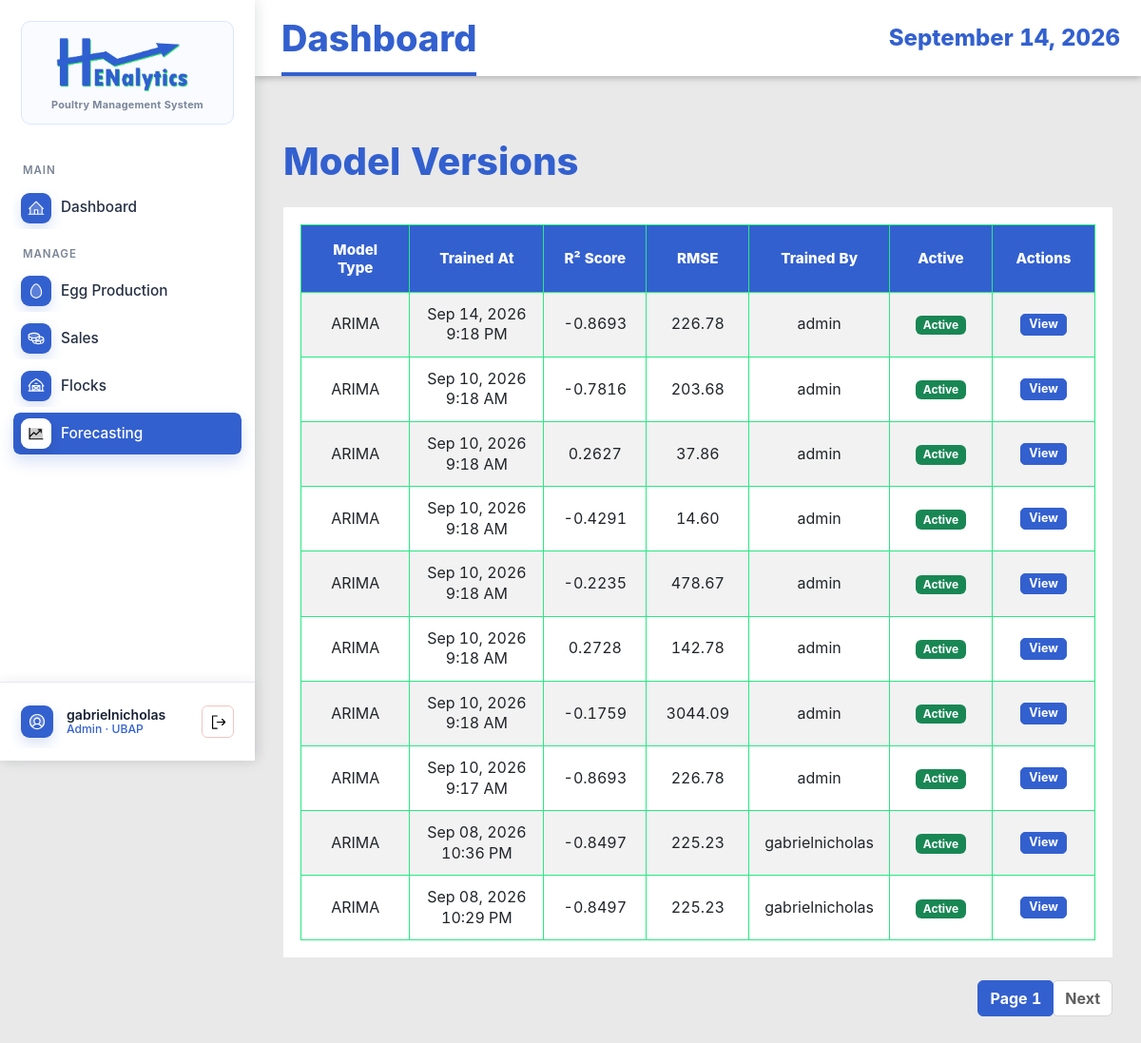
Page /model-versions/ (signed in) on the committed database.
### EggProduction/models.py (models this page shows, shortened)
class ModelVersion(models.Model):
    MODEL_TYPE_CHOICES = (
        ('arima', 'ARIMA'),
        ('mlr', 'Multiple Linear Regression'),
        ('hybrid', 'Hybrid Model'),
        ('lstm', 'LSTM Neural Network'),
    )
    model_type = models.CharField(max_length=20, choices=MODEL_TYPE_CHOICES)
    trained_at = models.DateTimeField(auto_now_add=True)
    triggered_by = models.ForeignKey(User, on_delete=models.SET_NULL, null=True)
    r2_score = models.DecimalField(max_digits=5, decimal_places=4, null=True, blank=True)
    rmse = models.DecimalField(max_digits=10, decimal_places=2, null=True, blank=True)
    mae = models.DecimalField(max_digits=10, decimal_places=2, null=True, blank=True)
    mape = models.DecimalField(max_digits=8, decimal_places=2, null=True, blank=True)
    baseline_rmse = models.DecimalField(max_digits=10, decimal_places=2, null=True, blank=True)
    aic_score = models.DecimalField(max_digits=15, decimal_places=2, null=True, blank=True)
    arima_order = models.CharField(max_length=80, null=True, blank=True, help_text="Format: (p,d,q)")
    pkl_path = models.CharField(max_length=255, null=True, blank=True)
    feature_set = models.CharField(max_length=50, blank=True, default='')
    selection_metric = models.CharField(max_length=30, blank=True, default='rolling_mae_mape')
    comparison_summary = models.JSONField(blank=True, default=dict)
    is_active = models.BooleanField(default=True)
    training_rows = models.IntegerField(null=True, blank=True)
    created_at = models.DateTimeField(auto_now_add=True)
    class Meta:
        ordering = ['-trained_at']
        verbose_name_plural = "Model Versions"

### EggProduction/views.py (the view)
# urls.py: path('model-versions/', views.ModelVersionListView.as_view(), name='model-version-list'),
class ModelVersionListView(AdminAccessMixin, ListView):
    model = ModelVersion
    template_name = 'egg_production/model_version_list.html'
    context_object_name = 'models'
    paginate_by = 10
    ordering = ['-trained_at']

### EggProduction/views.py (called while the page is built)
    def test_func(self):
        user = self.request.user
        try:
            profile = UserProfile.objects.get(user=user)
            return profile.role == 'admin' or user.username == 'gabrielnicholas'
        except UserProfile.DoesNotExist:
            return user.username == 'gabrielnicholas'

### EggProduction/templates/egg_production/model_version_list.html (shortened to what this page needs)
{% extends 'base.html' %}
{% load static %}
{% block content %}
<div class="container mt-4">
    <h1 class="mb-4">Model Versions</h1>
    {% if models %}
    <div class="table-responsive">
        <table class="table table-striped table-hover">
            <thead class="table-dark">
                <tr>
                    <th>Model Type</th>
                    <th>Trained At</th>
                    <th>R² Score</th>
                    <th>RMSE</th>
                    <th>Trained By</th>
                    <th>Active</th>
                    <th>Actions</th>
                </tr>
            </thead>
            <tbody>
                {% for model in models %}
                <tr>
                    <td>{{ model.get_model_type_display }}</td>
                    <td>{{ model.trained_at|date:"M d, Y g:i A" }}</td>
                    <td>{{ model.r2_score|default:"N/A" }}</td>
                    <td>{{ model.rmse|default:"N/A" }}</td>
                    <td>{{ model.triggered_by.get_full_name|default:model.triggered_by.username }}</td>
                    <td>
                        {% if model.is_active %}
                        <span class="badge bg-success">Active</span>
                        {% else %}
                        <span class="badge bg-secondary">Inactive</span>
                        {% endif %}
                    </td>
                    <td>
                        <a href="{% url 'eggproduction:model-version-detail' model.pk %}"
                            class="btn btn-sm btn-info">View</a>
                    </td>
                </tr>
                {% endfor %}
            </tbody>
        </table>
    </div>
    {% if is_paginated %}
    <nav aria-label="Page navigation">
        <ul class="pagination justify-content-center">
            <li class="page-item active"><a class="page-link" href="#">Page {{ page_obj.number }}</a></li>
            {% if page_obj.has_next %}
            <li class="page-item"><a class="page-link" href="?page={{ page_obj.next_page_number }}">Next</a></li>
            {% endif %}
        </ul>
    </nav>
    {% endif %}
    {% else %}
    <div class="alert alert-info">No models available.</div>
    {% endif %}
</div>
{% endblock %}

### EggProduction/templates/base.html (shortened to what this page needs)
{% load static %}
<!DOCTYPE html>
<html lang="en">
<head>
    <link href="{% static 'vendor/bootstrap/css/bootstrap.min.css' %}" rel="stylesheet">
    <link rel="stylesheet" href="{% static 'vendor/datatables/css/jquery.dataTables.min.css' %}">
    <link rel="stylesheet" href="{% static 'vendor/datatables-buttons/css/buttons.dataTables.min.css' %}">
    <link rel="stylesheet" href="{% static 'EggProduction/css/style.css' %}">
</head>
<body class="{% if request.user.is_authenticated %}app-body{% else %}auth-body{% endif %}">
    {% if request.user.is_authenticated %}
    <div class="app-shell">
        <aside class="app-sidebar">
            <a href="{% url 'eggproduction:dashboard' %}" class="brand-lockup">
                <span class="brand-card">
                    <img src="{% static 'EggProduction/img/logo-blue-ver.png' %}" alt="Henalytics">
                    <span class="brand-subtitle">Poultry Management System</span>
                </span>
            </a>
            <nav class="side-nav" aria-label="Main navigation">
                <div class="nav-section-label">MAIN</div>
                <a href="{% url 'eggproduction:dashboard' %}"
                    class="side-link {% if request.resolver_match.url_name == 'dashboard' %}active{% endif %}">
                    <img class="side-icon side-img-icon" src="{% static 'EggProduction/img/house-line-duotone.svg' %}"
                        alt="" aria-hidden="true">
                    <span>Dashboard</span>
                </a>
                <div class="nav-section-label">MANAGE</div>
                <a href="{% url 'eggproduction:production-log-list' %}"
                    class="side-link {% if 'production-log' in request.resolver_match.url_name or 'grading-log' in request.resolver_match.url_name %}active{% endif %}">
                    <img class="side-icon side-img-icon" src="{% static 'EggProduction/img/egg-duotone.svg' %}" alt=""
                        aria-hidden="true">
                    <span>Egg Production</span>
                </a>
                <a href="{% url 'eggproduction:sales-transaction-list' %}"
                    class="side-link {% if 'sales-transaction' in request.resolver_match.url_name or 'sales-item' in request.resolver_match.url_name %}active{% endif %}">
                    <img class="side-icon side-img-icon" src="{% static 'EggProduction/img/coins-duotone.svg' %}" alt=""
                        aria-hidden="true">
                    <span>Sales</span>
                </a>
                <a href="{% url 'eggproduction:flock-list' %}"
                    class="side-link {% if 'flock' in request.resolver_match.url_name %}active{% endif %}">
                    <img class="side-icon side-img-icon" src="{% static 'EggProduction/img/barn-duotone.svg' %}" alt=""
                        aria-hidden="true">
                    <span>Flocks</span>
                </a>
                {% if request.user.userprofile.role == 'admin' or request.user.username == 'gabrielnicholas' %}
                <a href="{% url 'eggproduction:harvest-forecast-list' %}"
                    class="side-link {% if request.resolver_match.url_name == 'experimental-forecasting' or 'forecast' in request.resolver_match.url_name or 'model-version' in request.resolver_match.url_name %}active{% endif %}">
                    <img class="side-icon side-img-icon" src="{% static 'EggProduction/img/chart-line-up-duotone.svg' %}"
                        alt="" aria-hidden="true">
                    <span>Forecasting</span>
                </a>
                {% endif %}
            </nav>
            <div class="sidebar-account">
                <div class="account-summary">
                    <img class="account-avatar-img" src="{% static 'EggProduction/img/user-circle-duotone.svg' %}" alt=""
                        aria-hidden="true">
                    <span class="account-copy">
                        <span class="account-name">{{ request.user.get_full_name|default:request.user.username }}</span>
                        <span class="account-role">
                            {% if request.user.is_superuser %}
                            Admin
                            {% elif request.user.userprofile.display_role %}
                            {{ request.user.userprofile.display_role }}
                            {% else %}
                            Staff
                            {% endif %}
                            &middot; UBAP
                        </span>
                    </span>
                    <form method="post" action="{% url 'logout' %}" class="account-logout-form account-logout-inline" data-swal-logout
                        data-swal-title="Sign out?"
                        data-swal-text="You will be returned to the login page."
                        data-swal-confirm-text="Sign out"
                        data-swal-cancel-text="Stay signed in">
                        <button type="submit" class="account-logout-button" title="Logout" aria-label="Logout">
                            <img class="logout-icon-img" src="{% static 'EggProduction/img/sign-out.svg' %}" alt="" aria-hidden="true">
                        </button>
                    </form>
                </div>
            </div>
        </aside>
        <section class="app-panel">
            <header class="app-topbar">
                <h1>{% block page_title %}Dashboard{% endblock %}</h1>
                <time>{% now "F j, Y" %}</time>
            </header>
            <main class="app-content">
                {% else %}
                <main>
                    {% endif %}
                    {% block content %}{% endblock %}
                    {% if request.user.is_authenticated %}
                </main>
        </section>
    </div>
    {% else %}
    </main>
    {% endif %}
</body>
</html>

### rows in the picture
ModelVersion: model_type "ARIMA", trained_at "Sep 14, 2026 9:18 PM", r2_score "-0.8693", rmse "226.78", triggered_by.get_full_name "admin", is_active "Active"
ModelVersion: model_type "ARIMA", trained_at "Sep 10, 2026 9:18 AM", r2_score "-0.7816", rmse "203.68", triggered_by.get_full_name "admin", is_active "Active"
ModelVersion: model_type "ARIMA", trained_at "Sep 10, 2026 9:18 AM", r2_score "0.2627", rmse "37.86", triggered_by.get_full_name "admin", is_active "Active"
ModelVersion: model_type "ARIMA", trained_at "Sep 10, 2026 9:18 AM", r2_score "-0.4291", rmse "14.60", triggered_by.get_full_name "admin", is_active "Active"
ModelVersion: model_type "ARIMA", trained_at "Sep 10, 2026 9:18 AM", r2_score "-0.2235", rmse "478.67", triggered_by.get_full_name "admin", is_active "Active"
ModelVersion: model_type "ARIMA", trained_at "Sep 10, 2026 9:18 AM", r2_score "0.2728", rmse "142.78", triggered_by.get_full_name "admin", is_active "Active"
ModelVersion: model_type "ARIMA", trained_at "Sep 10, 2026 9:18 AM", r2_score "-0.1759", rmse "3044.09", triggered_by.get_full_name "admin", is_active "Active"
ModelVersion: model_type "ARIMA", trained_at "Sep 10, 2026 9:17 AM", r2_score "-0.8693", rmse "226.78", triggered_by.get_full_name "admin", is_active "Active"
ModelVersion: model_type "ARIMA", trained_at "Sep 08, 2026 10:36 PM", r2_score "-0.8497", rmse "225.23", triggered_by.get_full_name "gabrielnicholas", is_active "Active"
ModelVersion: model_type "ARIMA", trained_at "Sep 08, 2026 10:29 PM", r2_score "-0.8497", rmse "225.23", triggered_by.get_full_name "gabrielnicholas", is_active "Active"

### other values in the picture
{{ request.user.get_full_name|default:request.user.username }} "gabrielnicholas"
{{ page_obj.number }} "1"
